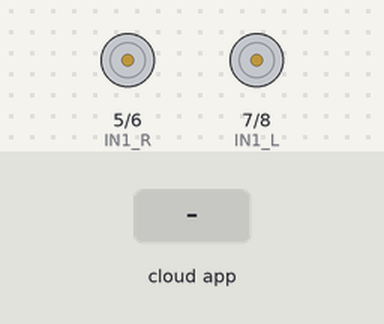
Bench run of a sketch on a simulated Arduino Uno, built with avr-gcc and run on an emulated ATmega328P. On the bench: motor-driver pin pairs drawn as motors (green arrow = first pin HIGH = forward, orange = second pin HIGH = backward, longer = more drive, scaled by the enable pin). The inputs (shaded band) are chosen by the test bench. The ROS host is connected and sends only what is stated.

Above: at 1.2 s.
1.3 s: the phone or cloud app sets linear.x to -100
At 2.4 s:
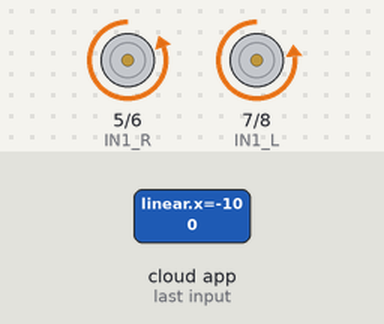
2.8 s: the phone or cloud app sets linear.x to 100
At 3.5 s:
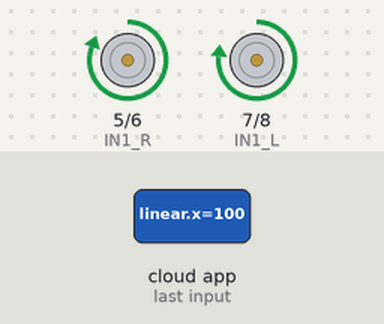
Timing chart, 0 to 5.8 s (numbered marks = the images above; inputs shaded):
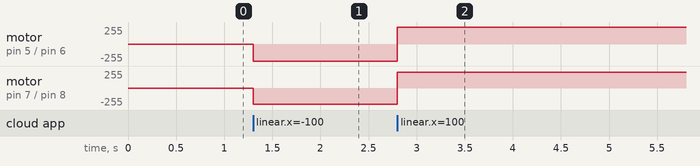

The sketch:

2d_nav_moter.ino
```cpp
#include <ros.h>
#include <ArduinoHardware.h>
#include <geometry_msgs/Twist.h>

/***********************************************************************
 * Macro
 **********************************************************************/
#define EN_L 12
#define IN1_L 7
#define IN2_L 8

#define EN_R 11
#define IN1_R 5
#define IN2_R 6

/***********************************************************************
 * Global variables
 **********************************************************************/
double w_r = 0.0;
double w_l = 0.0;

//wheel_rad is the wheel radius ,wheel_sep is
double wheel_rad = 0.03;
double wheel_sep = 0.32;

double speed_ang = 0.0;
double speed_lin = 0.0;

/***********************************************************************
 * Function
 **********************************************************************/
void messageCb( const geometry_msgs::Twist& msg){
  speed_ang = msg.angular.z;
  speed_lin = -msg.linear.x;
  w_r = (speed_lin/wheel_rad) + ((speed_ang*wheel_sep)/(2.0*wheel_rad));
  w_l = (speed_lin/wheel_rad) - ((speed_ang*wheel_sep)/(2.0*wheel_rad));
}

// ROS
ros::NodeHandle nh;
ros::Subscriber<geometry_msgs::Twist> sub("cmd_vel", &messageCb );

/***********************************************************************
 * prottype
 **********************************************************************/
void Motors_init();
void MotorL(int Pulse_Width1);
void MotorR(int Pulse_Width2);

void setup(){
  Motors_init();
  nh.initNode();
  nh.subscribe(sub);
}

void loop(){
  MotorL(w_l * 30);
  MotorR(w_r*  30);
  nh.spinOnce();
}

/***********************************************************************
 * Function
 **********************************************************************/
void Motors_init(){
    pinMode(EN_L, OUTPUT);
    pinMode(EN_R, OUTPUT);
    pinMode(IN1_L, OUTPUT);
    pinMode(IN2_L, OUTPUT);
    pinMode(IN1_R, OUTPUT);
    pinMode(IN2_R, OUTPUT);
    digitalWrite(EN_L, LOW);
    digitalWrite(EN_R, LOW);
    digitalWrite(IN1_L, LOW);
    digitalWrite(IN2_L, LOW);
    digitalWrite(IN1_R, LOW);
    digitalWrite(IN2_R, LOW);
}

void MotorL(int Pulse_Width1){
 if (Pulse_Width1 > 0){
     if (Pulse_Width1 > 240) {
        Pulse_Width1 = 240;
     }

     analogWrite(EN_L, Pulse_Width1);
     digitalWrite(IN1_L, LOW);
     digitalWrite(IN2_L, HIGH);
     /*digitalWrite(IN1_L, LOW);
     digitalWrite(IN2_L, HIGH);*/
 }

 if (Pulse_Width1 < 0){
     Pulse_Width1=abs(Pulse_Width1);
     if (Pulse_Width1 > 240) {
        Pulse_Width1 = 240;
     }

     analogWrite(EN_L, Pulse_Width1);
     digitalWrite(IN1_L, HIGH);
     digitalWrite(IN2_L, LOW);
     /*digitalWrite(IN1_L, LOW);
     digitalWrite(IN2_L, HIGH);*/
 }

 if (Pulse_Width1 == 0){
     analogWrite(EN_L, Pulse_Width1);
     digitalWrite(IN1_L, LOW);
     digitalWrite(IN2_L, LOW);
 }
}

void MotorR(int Pulse_Width2){
 if (Pulse_Width2 > 0){
     if (Pulse_Width2 > 240) {
        Pulse_Width2 = 240;
     }

     analogWrite(EN_R, Pulse_Width2);
     digitalWrite(IN1_R, LOW);
     digitalWrite(IN2_R, HIGH);
     /*digitalWrite(IN1_R, HIGH);
     digitalWrite(IN2_R, LOW);*/
 }

 if (Pulse_Width2 < 0){
     Pulse_Width2=abs(Pulse_Width2);
     if (Pulse_Width2 > 240) {
        Pulse_Width2 = 240;
     }

     analogWrite(EN_R, Pulse_Width2);
     digitalWrite(IN1_R, HIGH);
     digitalWrite(IN2_R, LOW);
     /*digitalWrite(IN1_R, LOW);
     digitalWrite(IN2_R, HIGH);*/
 }

 if (Pulse_Width2 == 0){
     analogWrite(EN_R, Pulse_Width2);
     digitalWrite(IN1_R, LOW);
     digitalWrite(IN2_R, LOW);
 }
}
```

Measured:
- after the input at 1.3 s, motor on pin 5 (IN1_R) / pin 6 (IN2_R): stopped → backward 255/255 at once; motor on pin 7 (IN1_L) / pin 8 (IN2_L): stopped → backward 240/255 at once
- after the input at 2.8 s, motor on pin 5 (IN1_R) / pin 6 (IN2_R): backward 255/255 → forward 255/255 at once; motor on pin 7 (IN1_L) / pin 8 (IN2_L): backward 240/255 → forward 240/255 at once
